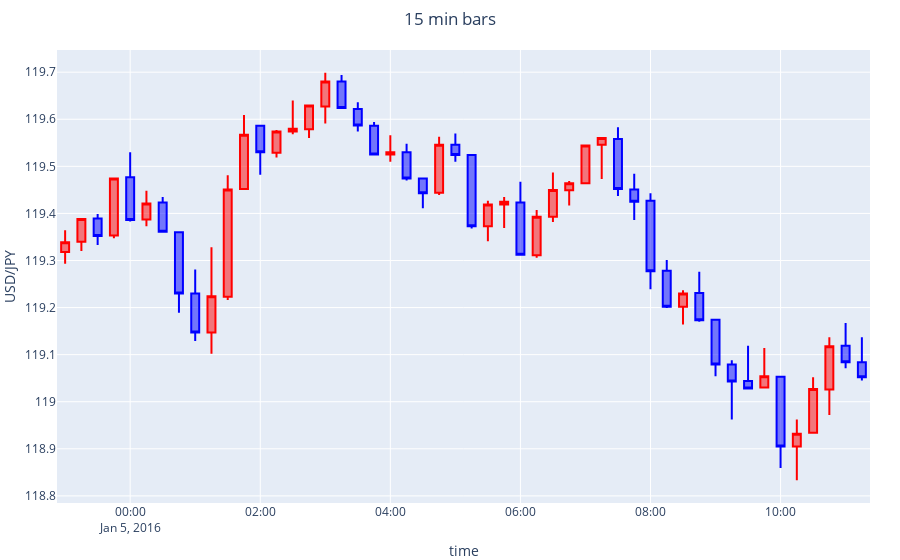

Source (notebook cell):
### Code cell
fig = go.Figure(data=[go.Candlestick(x=df_15.index,
                open=df_15['open'],
                high=df_15['high'],
                low=df_15['low'],
                close=df_15['close'],
                increasing_line_color= 'red', decreasing_line_color= 'blue')])
fig.update(layout_xaxis_rangeslider_visible=False)
fig.update_layout(
    xaxis_title="time",
    yaxis_title="USD/JPY",
    title_text='15 min bars', 
    title_x=0.5,
    margin=dict(l=0,r=30,b=0,t=50))
fig.show()
